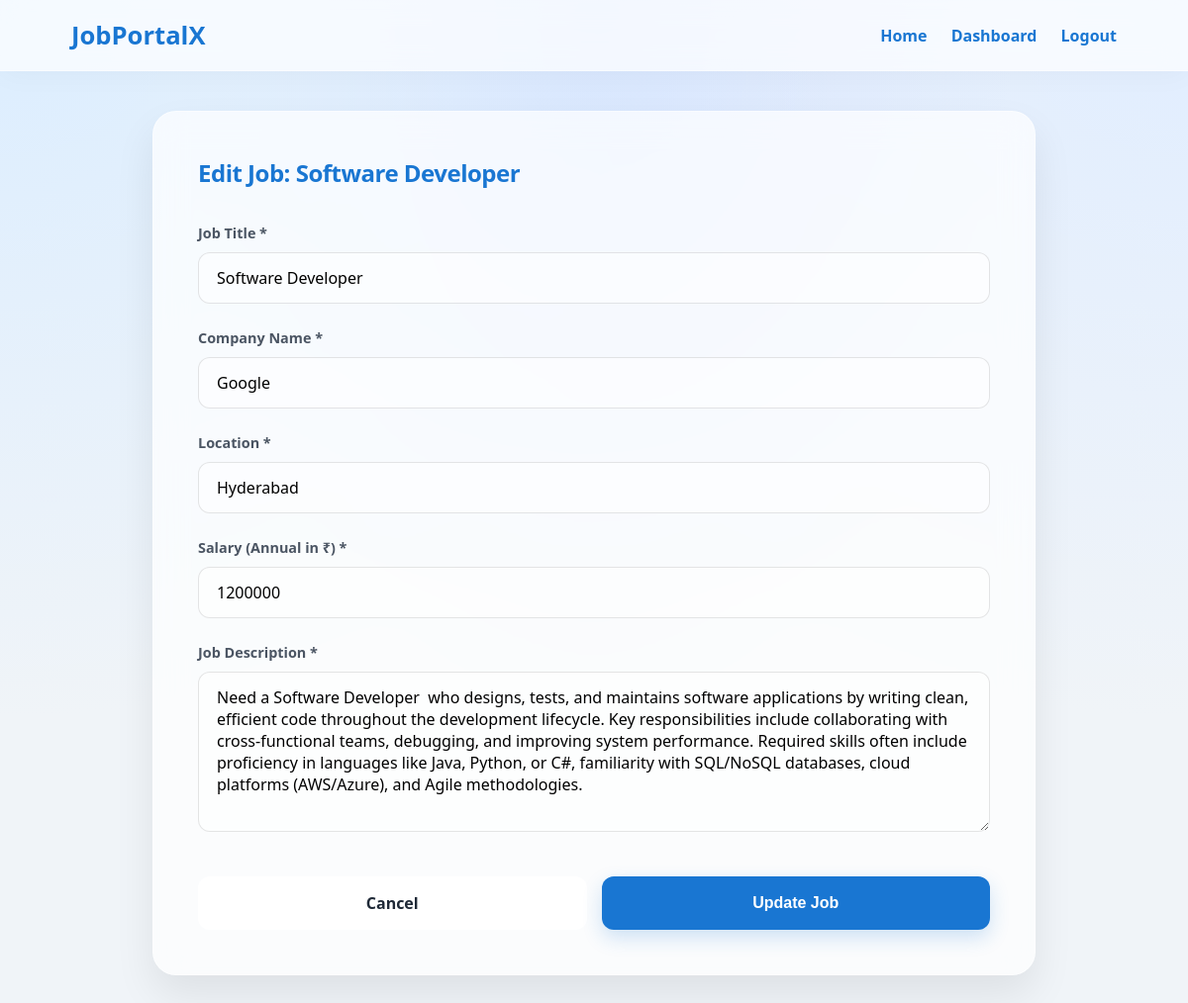
Screenshot of /edit/job/9/ (signed in) with the database file from the repository.
### jobs/models.py (models this page shows, shortened)
class Job(models.Model):
    title = models.CharField(max_length=200)
    company = models.CharField(max_length=200)
    location = models.CharField(max_length=100)
    salary = models.IntegerField()
    description = models.TextField()
    recruiter = models.ForeignKey(User, on_delete=models.CASCADE, related_name='posted_jobs', null=True, blank=True)
    created_at = models.DateTimeField(auto_now_add=True)
    updated_at = models.DateTimeField(auto_now=True)
    class Meta:
        ordering = ['-created_at']

### jobs/views.py (the view)
# urls.py: path('edit/job/<int:job_id>/', edit_job, name='edit_job'),
@login_required
def edit_job(request, job_id):
    job = get_object_or_404(Job, id=job_id)
    if job.recruiter != request.user:
        messages.error(request, "You can only edit your own jobs.")
        return redirect("recruiter_dashboard")
    if request.method == "POST":
        form = JobForm(request.POST, instance=job)
        if form.is_valid():
            form.save()
            messages.success(request, "Job updated successfully!")
            return redirect("recruiter_dashboard")
    else:
        form = JobForm(instance=job)
    return render(request, "edit_job.html", {"form": form, "job": job})

### jobs/forms.py
class JobForm(forms.ModelForm):
    class Meta:
        model = Job
        fields = ['title', 'company', 'location', 'salary', 'description']
        widgets = {
            'title': forms.TextInput(attrs={'class': 'form-control', 'placeholder': 'Job Title'}),
            'company': forms.TextInput(attrs={'class': 'form-control', 'placeholder': 'Company Name'}),
            'location': forms.TextInput(attrs={'class': 'form-control', 'placeholder': 'Job Location'}),
            'salary': forms.NumberInput(attrs={'class': 'form-control', 'placeholder': 'Salary'}),
            'description': forms.Textarea(attrs={'class': 'form-control', 'rows': 6, 'placeholder': 'Job Description'}),
        }

### jobs/templates/edit_job.html (shortened to what this page needs)
<!DOCTYPE html>
<html lang="en">
<head>
</head>
<body>
    <header>
        <h1>JobPortalX</h1>
        <nav>
            <a href="{% url 'home' %}">Home</a>
            <a href="{% url 'recruiter_dashboard' %}">Dashboard</a>
            <a href="{% url 'logout' %}">Logout</a>
        </nav>
    </header>
    <div class="container">
        <h2>Edit Job: {{ job.title }}</h2>
        <form method="post">
            <div class="form-group">
                <label for="title">Job Title *</label>
                {{ form.title }}
            </div>
            <div class="form-group">
                <label for="company">Company Name *</label>
                {{ form.company }}
            </div>
            <div class="form-group">
                <label for="location">Location *</label>
                {{ form.location }}
            </div>
            <div class="form-group">
                <label for="salary">Salary (Annual in ₹) *</label>
                {{ form.salary }}
            </div>
            <div class="form-group">
                <label for="description">Job Description *</label>
                {{ form.description }}
            </div>
            <div class="button-group">
                <a href="{% url 'recruiter_dashboard' %}" class="btn btn-cancel">Cancel</a>
                <button type="submit" class="btn-submit">Update Job</button>
            </div>
        </form>
    </div>
</body>
</html>

### jobs/templates/edit_job.html (style rules this page uses)
:root { --primary: #1976d2; --secondary: #4dabf7; --success: #10b981; --danger: #ef4444; --glass-bg: rgba(255, 255, 255, 0.7); --glass-border: rgba(255, 255, 255, 0.4); --text-main: #1f2937; }
body { margin: 0; font-family: 'Outfit', 'Segoe UI', system-ui, -apple-system, sans-serif; background: radial-gradient(at 0% 0%, hsla(210, 100%, 93%, 1) 0, transparent 50%), radial-gradient(at 50% 0%, hsla(220, 100%, 92%, 1) 0, transparent 50%), radial-gradient(at 100% 0%, hsla(215, 100%, 94%, 1) 0, transparent 50%); background-color: #f0f4f8; background-attachment: fixed; color: var(--text-main); min-height: 100vh; }
header { background: var(--glass-bg); backdrop-filter: blur(12px); padding: 18px 6%; display: flex; align-items: center; justify-content: space-between; box-shadow: 0 4px 30px rgba(0, 0, 0, 0.03); border-bottom: 1px solid var(--glass-border); position: sticky; top: 0; z-index: 100; }
header h1 { color: var(--primary); margin: 0; font-size: 1.6rem; font-weight: 800; }
nav a { margin-left: 20px; color: var(--primary); text-decoration: none; font-weight: 600; }
.container { max-width: 800px; margin: 40px auto; padding: 45px; background: var(--glass-bg); backdrop-filter: blur(16px); border-radius: 24px; border: 1px solid var(--glass-border); box-shadow: 0 20px 40px rgba(0, 0, 0, 0.08); }
h2 { color: var(--primary); margin-top: 0; margin-bottom: 35px; font-size: 24px; font-weight: 800; letter-spacing: -0.5px; }
.form-group { margin-bottom: 25px; }
label { display: block; margin-bottom: 10px; font-weight: 700; font-size: 0.9rem; color: #4b5563; }
input[type="text"], input[type="number"], textarea, select { width: 100%; padding: 14px 18px; border: 1px solid rgba(0, 0, 0, 0.1); border-radius: 12px; font-size: 1rem; background: rgba(255, 255, 255, 0.5); transition: all 0.2s; box-sizing: border-box; font-family: inherit; }
textarea { resize: vertical; min-height: 160px; }
.button-group { display: flex; gap: 15px; margin-top: 40px; }
button, a.btn { padding: 16px 30px; border: none; border-radius: 12px; cursor: pointer; font-size: 1rem; font-weight: 700; text-decoration: none; display: inline-flex; align-items: center; justify-content: center; transition: all 0.2s; flex: 1; }
.btn-submit { background: var(--primary); color: white; box-shadow: 0 8px 20px rgba(25, 118, 210, 0.2); }
.btn-cancel { background: white; color: var(--text-main); border: 1px solid #ddd; }

### rows the page displays
Job: title "Software Developer", company "Google", location "Hyderabad", salary "1200000", description "Need a Software Developer who designs, tests, and maintains software applications by writing clean, efficient code throughout the development lifecycle. Key responsibilities include collaborating with cross-functional teams, debugging, and improving system performance. Required skills often include proficiency in languages like Java, Python, or C#, familiarity with SQL/NoSQL databases, cloud platforms (AWS/Azure), and Agile methodologies."
